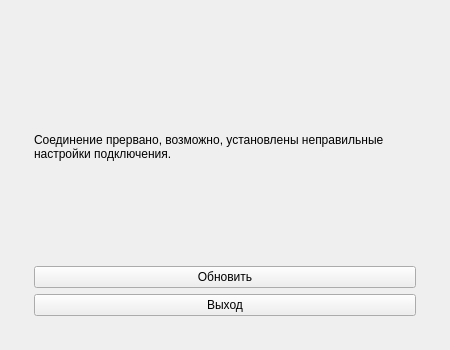
<?xml version="1.0" encoding="UTF-8"?>
<ui version="4.0">
 <class>NoInternet</class>
 <widget class="QWidget" name="NoInternet">
  <property name="geometry">
   <rect>
    <x>0</x>
    <y>0</y>
    <width>450</width>
    <height>350</height>
   </rect>
  </property>
  <property name="windowTitle">
   <string>Form</string>
  </property>
  <layout class="QGridLayout" name="gridLayout">
   <item row="0" column="0">
    <widget class="QWidget" name="widget" native="true">
     <property name="maximumSize">
      <size>
       <width>400</width>
       <height>300</height>
      </size>
     </property>
     <layout class="QVBoxLayout" name="verticalLayout_2">
      <item>
       <layout class="QVBoxLayout" name="verticalLayout">
        <item>
         <widget class="QLabel" name="Header">
          <property name="text">
           <string>Соединение прервано, возможно, установлены неправильные настройки подключения.</string>
          </property>
          <property name="wordWrap">
           <bool>true</bool>
          </property>
         </widget>
        </item>
        <item>
         <widget class="QPushButton" name="ReloadButton">
          <property name="text">
           <string>Обновить</string>
          </property>
         </widget>
        </item>
        <item>
         <widget class="QPushButton" name="ExitButton">
          <property name="text">
           <string>Выход</string>
          </property>
         </widget>
        </item>
       </layout>
      </item>
     </layout>
    </widget>
   </item>
  </layout>
 </widget>
 <resources/>
 <connections/>
</ui>
